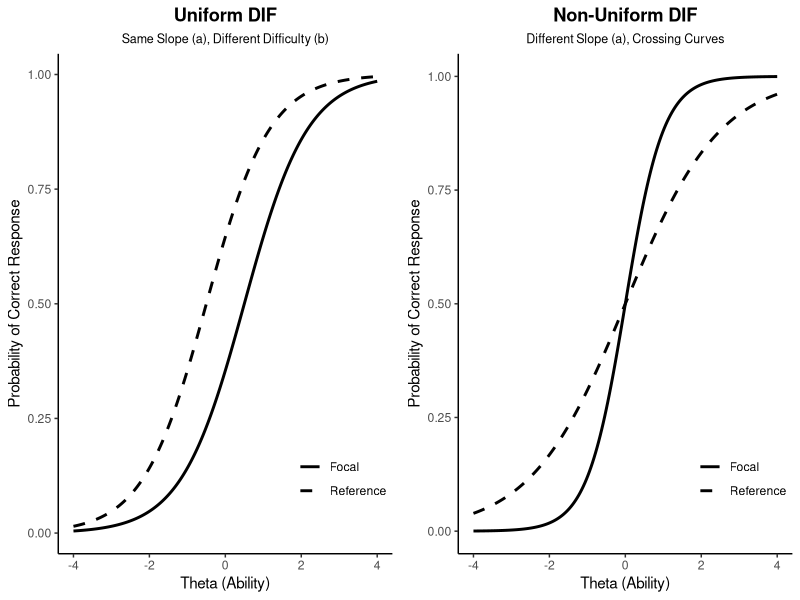

Write the R code that produced this figure.
# Load necessary libraries
library(ggplot2)
library(gridExtra) # For side-by-side plotting

# -------------------------------------------------------------------
# 1. Define the Item Response Function (2PL Model)
#    P(theta) = 1 / (1 + exp(-a * (theta - b)))
# -------------------------------------------------------------------
irt_prob <- function(theta, a, b) {
  return(1 / (1 + exp(-a * (theta - b))))
}

# Define the range of Theta (Ability)
theta <- seq(-4, 4, length.out = 200)

# -------------------------------------------------------------------
# 2. Generate Data for Uniform DIF (Same slope 'a', different difficulty 'b')
# -------------------------------------------------------------------
# Reference Group: a = 1.2, b = -0.5
# Focal Group:     a = 1.2, b =  0.5
prob_ref_uni <- irt_prob(theta, a = 1.2, b = -0.5)
prob_foc_uni <- irt_prob(theta, a = 1.2, b = 0.5)

df_uni <- data.frame(
  Theta = rep(theta, 2),
  Probability = c(prob_ref_uni, prob_foc_uni),
  Group = factor(rep(c("Reference", "Focal"), each = length(theta)))
)

# Plot 1: Uniform DIF
p1 <- ggplot(df_uni, aes(x = Theta, y = Probability, linetype = Group)) +
  geom_line(size = 1, color = "black") +  # Black lines
  scale_linetype_manual(values = c("solid", "dashed")) + # Solid and Dashed lines
  labs(
    title = "Uniform DIF",
    subtitle = "Same Slope (a), Different Difficulty (b)",
    x = "Theta (Ability)",
    y = "Probability of Correct Response"
  ) +
  theme_classic() + # Clean theme
  theme(
    legend.position = c(0.85, 0.15), # Place legend inside the plot
    legend.title = element_blank(),
    plot.title = element_text(hjust = 0.5, face = "bold"),
    plot.subtitle = element_text(hjust = 0.5, size = 9)
  )

# -------------------------------------------------------------------
# 3. Generate Data for Non-Uniform DIF (Different slope 'a')
# -------------------------------------------------------------------
# Reference Group: a = 0.8, b = 0
# Focal Group:     a = 2.0, b = 0
prob_ref_non <- irt_prob(theta, a = 0.8, b = 0)
prob_foc_non <- irt_prob(theta, a = 2.0, b = 0)

df_non <- data.frame(
  Theta = rep(theta, 2),
  Probability = c(prob_ref_non, prob_foc_non),
  Group = factor(rep(c("Reference", "Focal"), each = length(theta)))
)

# Plot 2: Non-Uniform DIF
p2 <- ggplot(df_non, aes(x = Theta, y = Probability, linetype = Group)) +
  geom_line(size = 1, color = "black") +
  scale_linetype_manual(values = c("solid", "dashed")) +
  labs(
    title = "Non-Uniform DIF",
    subtitle = "Different Slope (a), Crossing Curves",
    x = "Theta (Ability)",
    y = "Probability of Correct Response"
  ) +
  theme_classic() +
  theme(
    legend.position = c(0.85, 0.15),
    legend.title = element_blank(),
    plot.title = element_text(hjust = 0.5, face = "bold"),
    plot.subtitle = element_text(hjust = 0.5, size = 9)
  )

# -------------------------------------------------------------------
# 4. Combine and Display Plots
# -------------------------------------------------------------------
# Arrange the two plots side-by-side
grid.arrange(p1, p2, ncol = 2)

